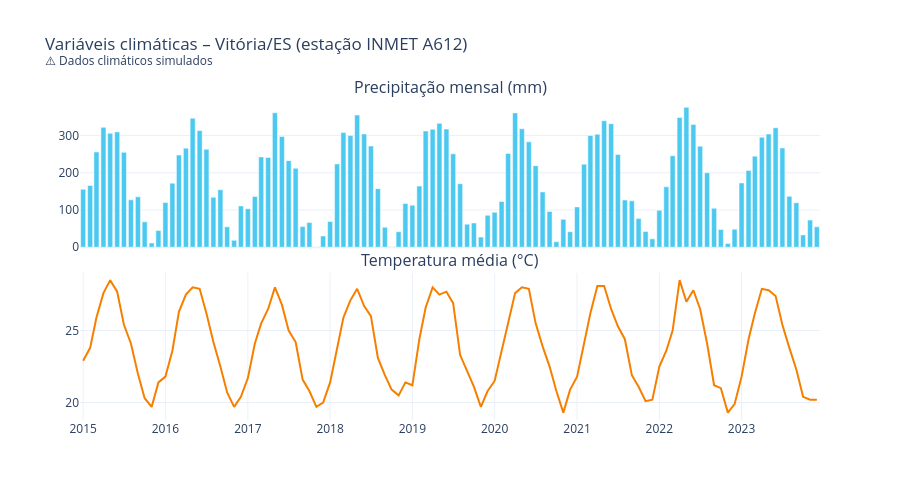

Here is the notebook cell this chart was saved with:
### Markdown cell above
### Seção 12 · Visualização das séries climáticas

### Code cell
aviso_clima = '' if CLIMA_REAL else '<br><sup>⚠️ Dados climáticos simulados</sup>'

fig = make_subplots(rows=2, cols=1, shared_xaxes=True,
                    subplot_titles=['Precipitação mensal (mm)', 'Temperatura média (°C)'],
                    vertical_spacing=0.08)

fig.add_trace(go.Bar(x=df_clima['data'], y=df_clima['precip_mm'],
                     name='Precipitação', marker_color='#4CC9F0',
                     hovertemplate='%{x|%b/%Y}: %{y:.0f} mm<extra></extra>'), row=1, col=1)
fig.add_trace(go.Scatter(x=df_clima['data'], y=df_clima['temp_c'],
                          name='Temperatura', line=dict(color='#F77F00', width=2),
                          hovertemplate='%{x|%b/%Y}: %{y:.1f}°C<extra></extra>'), row=2, col=1)

fig.update_layout(title='Variáveis climáticas – Vitória/ES (estação INMET A612)' + aviso_clima,
                  template='plotly_white', height=500, showlegend=False)
fig.show()
